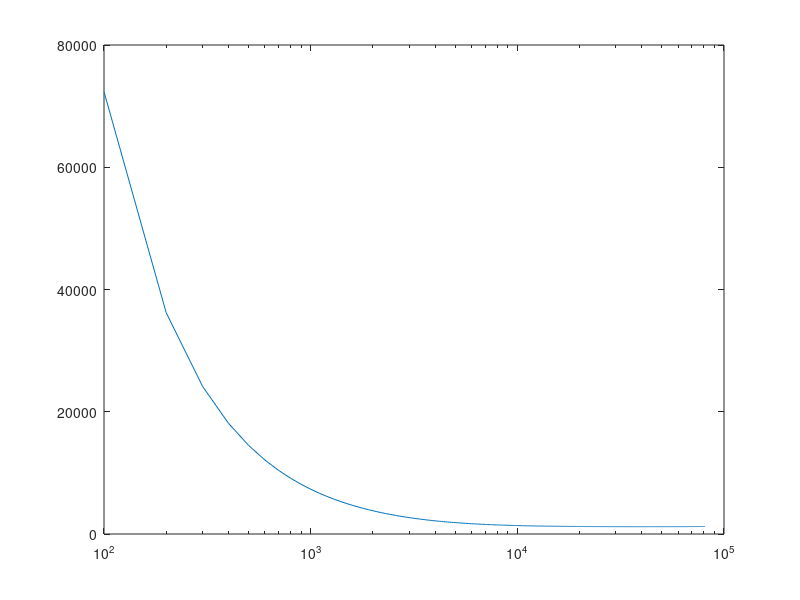
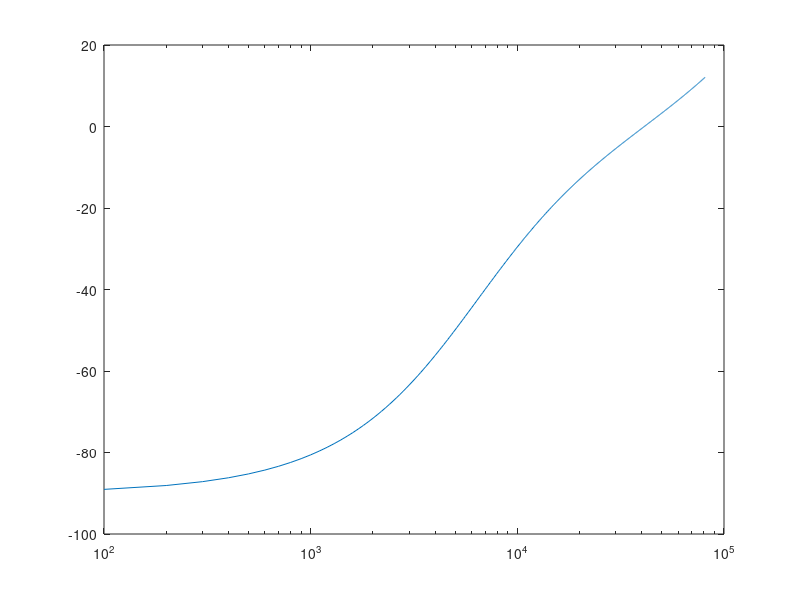
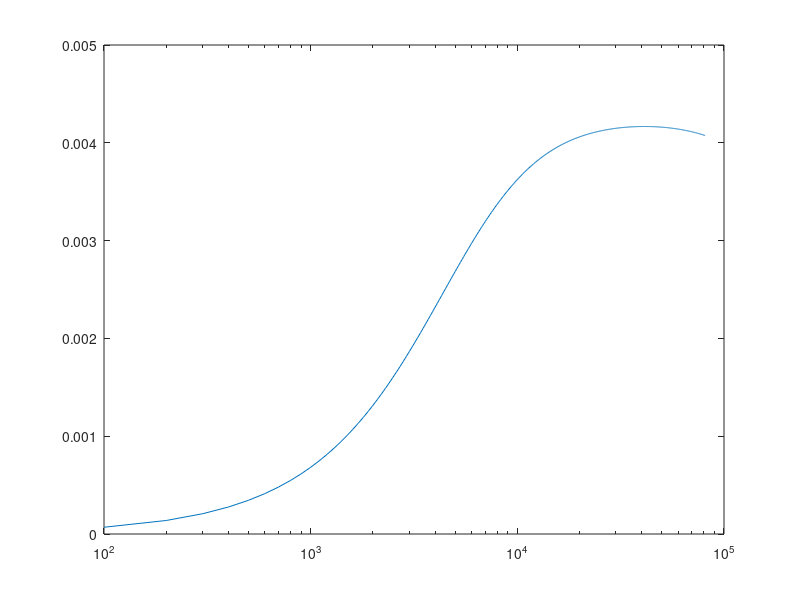

Reproduce these figures in MATLAB, in order.
W = (100:100:81000) ;
R= 1200 ;
L = 680*10^-6 ;
C = 22*10^-9 ;
z= sqrt(R^2+((L*2*pi.*W)-(1./(C*2*pi.*W))).^(2)) ;
i = 5./z ;
ph = atan(((L*2*pi.*W)-(1./(C*2*pi.*W)))/R)*180/pi ;
semilogx(W,z)
figure
semilogx(W,ph)
figure
semilogx(W,i)

